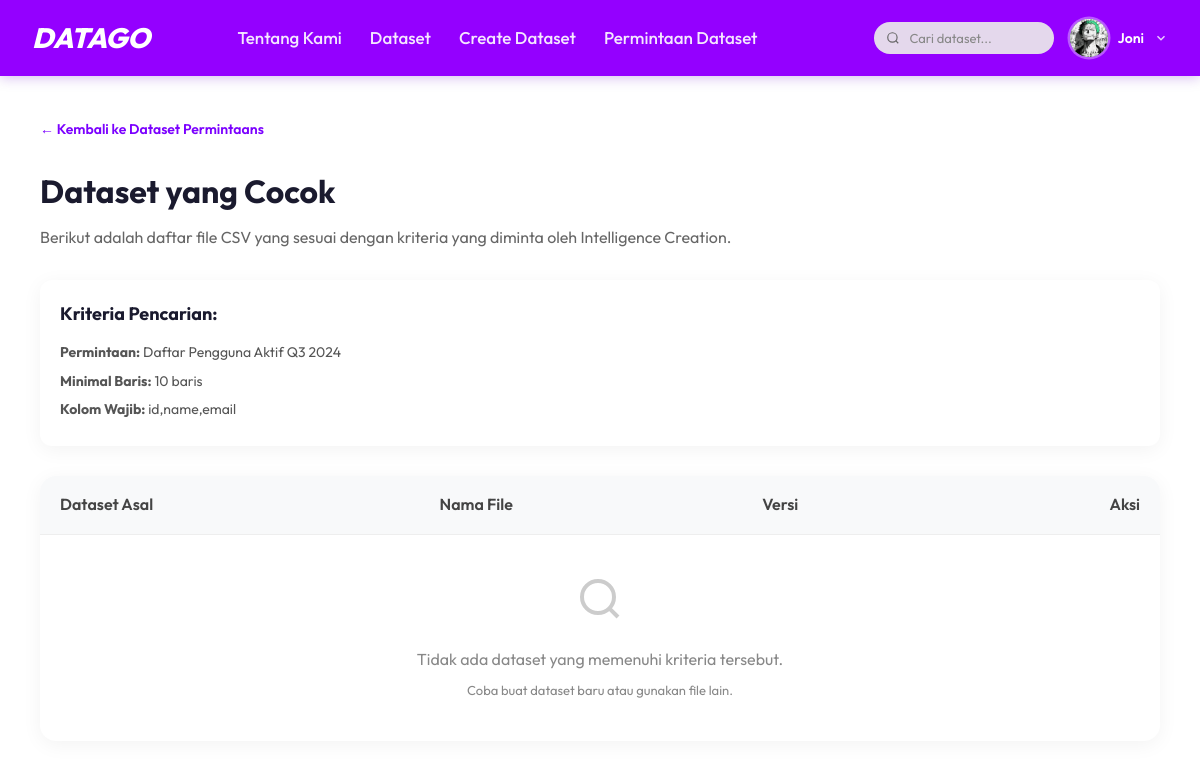
The app's page /requests/4/match/ (signed in) with its own data.
### core/models.py (models this page shows, shortened)
class DatasetRequest(models.Model):
    STATUS_CHOICES = [
        ('PENDING', 'Pending'),
        ('IN_PROGRESS', 'In Progress'),
        ('COMPLETED', 'Completed'),
        ('REJECTED', 'Rejected'),
    ]
    URGENCY_CHOICES = [
        ('LOW', 'Low'),
        ('NORMAL', 'Normal'),
        ('HIGH', 'High Priority'),
    ]
    title = models.CharField(max_length=255)
    description = models.TextField()
    urgency = models.CharField(max_length=20, choices=URGENCY_CHOICES, default='NORMAL')
    status = models.CharField(max_length=20, choices=STATUS_CHOICES, default='PENDING')
    result_file = models.FileField(upload_to='request_results/', null=True, blank=True)
    ic_contact_email = models.EmailField()
    min_rows = models.IntegerField(null=True, blank=True, help_text="Jumlah baris minimum (opsional)")
    required_columns = models.TextField(null=True, blank=True, help_text="Nama kolom yang harus ada, pisahkan dengan koma (opsional)")
    created_at = models.DateTimeField(auto_now_add=True)
    updated_at = models.DateTimeField(auto_now=True)

### core/views.py (the view)
# urls.py: path('requests/<int:pk>/match/', views.find_matching_datasets, name='find_matching_datasets'),
@login_required
def find_matching_datasets(request, pk):
    req = get_object_or_404(DatasetRequest, pk=pk)
    if req.status in ['COMPLETED', 'REJECTED']:
        messages.error(request, "Pencarian tidak tersedia untuk request yang sudah selesai.")
        return redirect('dataset_requests')
    required_cols = []
    if req.required_columns:
        required_cols = [c.strip().lower() for c in req.required_columns.split(',') if c.strip()]
    min_rows = req.min_rows or 0
    all_datasets = Dataset.objects.filter(Q(visibility='public') | Q(owner=request.user)).distinct()
    matching_files = []
    import csv
    for dataset in all_datasets:
        for dfile in dataset.files.all():
            if not dfile.file.name.lower().endswith('.csv'):
                continue
            try:
                row_count = 0
                has_cols = False
                with open(dfile.file.path, 'r', encoding='utf-8', errors='replace') as f:
                    reader = csv.reader(f)
                    try:
                        header = next(reader)
                        if header:
                            header_lower = [h.strip().lower() for h in header]
                            if all(rc in header_lower for rc in required_cols):
                                has_cols = True
                                if has_cols:
                                    for row in reader:
                                        row_count += 1
                                        if row_count >= min_rows:
                                            break
                    except StopIteration:
                        pass
                if has_cols and row_count >= min_rows:
                    matching_files.append(dfile)
            except Exception as e:
                pass
    context = {
        'req': req,
        'matching_files': matching_files,
        'profile_picture': request.user.profile.profile_picture if hasattr(request.user, 'profile') else None,
        'avatar_color': get_avatar_color(request),
    }
    return render(request, 'core/matching_datasets.html', context)

### core/views.py (called while the page is built)
def get_avatar_color(request):
    if 'avatar_color' not in request.session:
        request.session['avatar_color'] = random.choice(AVATAR_COLORS)
    return request.session['avatar_color']

### core/templates/core/matching_datasets.html (shortened to what this page needs)
{% extends 'core/base.html' %}
{% load static %}
{% block content %}
<div class="datasets-page" style="padding: 40px; max-width: 1200px; margin: 0 auto;">
    <div style="margin-bottom: 24px;">
        <a href="{% url 'dataset_requests' %}" style="text-decoration: none; color: #7B00FF; font-weight: 600; font-size: 14px;">&larr; Kembali ke Dataset Permintaans</a>
    </div>
    <h1 style="font-size: 32px; color: #1a1a2e; margin-bottom: 8px;">Dataset yang Cocok</h1>
    <p style="color: #666; margin-bottom: 30px; font-size: 16px;">Berikut adalah daftar file CSV yang sesuai dengan kriteria yang diminta oleh Intelligence Creation.</p>
    <div style="background: white; border-radius: 12px; padding: 20px; box-shadow: 0 4px 20px rgba(0,0,0,0.05); margin-bottom: 30px;">
        <h3 style="font-size: 18px; margin-bottom: 12px; color: #1a1a2e;">Kriteria Pencarian:</h3>
        <ul style="list-style: none; padding: 0; margin: 0; color: #555; font-size: 14px;">
            <li style="margin-bottom: 6px;"><strong>Permintaan:</strong> {{ req.title }}</li>
            {% if req.min_rows %}
            <li style="margin-bottom: 6px;"><strong>Minimal Baris:</strong> {{ req.min_rows }} baris</li>
            {% endif %}
            {% if req.required_columns %}
            <li style="margin-bottom: 6px;"><strong>Kolom Wajib:</strong> {{ req.required_columns }}</li>
            {% endif %}
        </ul>
    </div>
    <div style="background: white; border-radius: 16px; box-shadow: 0 4px 20px rgba(0,0,0,0.05); overflow: hidden;">
        <table style="width: 100%; border-collapse: collapse; text-align: left;">
            <thead style="background-color: #f8f9fa; border-bottom: 1px solid #eee;">
                <tr>
                    <th style="padding: 16px 20px; font-weight: 600; color: #444;">Dataset Asal</th>
                    <th style="padding: 16px 20px; font-weight: 600; color: #444;">Nama File</th>
                    <th style="padding: 16px 20px; font-weight: 600; color: #444;">Versi</th>
                    <th style="padding: 16px 20px; font-weight: 600; color: #444; text-align: right;">Aksi</th>
                </tr>
            </thead>
            <tbody>
                {% for dfile in matching_files %}
                <tr style="border-bottom: 1px solid #eee;">
                    <td style="padding: 20px;">
                        <a href="{% url 'dataset_detail' dfile.dataset.pk %}" style="font-weight: 600; color: #7B00FF; text-decoration: none;">{{ dfile.dataset.title }}</a>
                        <div style="font-size: 12px; color: #888; margin-top: 4px;">Pemilik: {{ dfile.dataset.owner.username }}</div>
                    </td>
                    <td style="padding: 20px; color: #444; font-size: 14px;">
                        {{ dfile.filename }}
                    </td>
                    <td style="padding: 20px;">
                        <span style="background: #f1f3f5; color: #555; padding: 4px 10px; border-radius: 20px; font-size: 12px; font-weight: 600;">{{ dfile.version_tag }}</span>
                    </td>
                    <td style="padding: 20px; text-align: right;">
                        <a href="{{ dfile.file.url }}" target="_blank" style="display: inline-block; padding: 8px 16px; background-color: #e6f9ee; color: #1a7a3f; text-decoration: none; border-radius: 8px; font-size: 13px; font-weight: 500;">Download File</a>
                    </td>
                </tr>
                {% empty %}
                <tr>
                    <td colspan="4" style="padding: 40px; text-align: center; color: #888;">
                        <svg viewBox="0 0 24 24" fill="none" stroke="currentColor" stroke-width="2" style="width: 48px; height: 48px; margin-bottom: 16px; color: #ccc;">
                            <circle cx="11" cy="11" r="8"></circle>
                            <line x1="21" y1="21" x2="16.65" y2="16.65"></line>
                        </svg>
                        <p style="font-size: 16px;">Tidak ada dataset yang memenuhi kriteria tersebut.</p>
                        <p style="font-size: 13px; margin-top: 8px;">Coba buat dataset baru atau gunakan file lain.</p>
                    </td>
                </tr>
                {% endfor %}
            </tbody>
        </table>
    </div>
</div>
{% endblock %}

### core/templates/core/base.html (shortened to what this page needs)
{% load static %}
<!DOCTYPE html>
<html lang="id">
<head>
    <link rel="stylesheet" href="{% static 'css/style.css' %}">
</head>
<body>
    <header class="app-header">
        <div class="header-container">
            <a href="{% url 'home' %}" class="logo">DATAGO</a>
            <nav class="nav-links">
                <a href="{% url 'about' %}"
                    class="{% if request.resolver_match.url_name == 'about' %}active{% endif %}">Tentang Kami</a>
                <a href="{% url 'datasets' %}"
                    class="{% if request.resolver_match.url_name == 'datasets' %}active{% endif %}">Dataset</a>
                <a href="{% url 'create_dataset' %}"
                    class="{% if request.resolver_match.url_name == 'create_dataset' %}active{% endif %}">Create
                    Dataset</a>
                <a href="{% url 'dataset_requests' %}"
                    class="{% if request.resolver_match.url_name == 'dataset_requests' %}active{% endif %}">Permintaan Dataset</a>
            </nav>
            <div class="header-actions">
                <div class="search-bar">
                    <input type="text" id="global-search-input" placeholder="Cari dataset..."
                           autocomplete="off">
                </div>
                {% if user.is_authenticated %}
                <div class="profile-wrapper" id="profileWrapper">
                    <div class="avatar-circle" style="background-color: {{ avatar_color }};" title="Menu profil">
                        {% if profile_picture %}
                            <img src="{{ profile_picture.url }}" alt="Profil" class="cp-avatar-img">
                        {% else %}
                            <svg class="avatar-icon" viewBox="0 0 24 24" fill="white"
                                 xmlns="http://www.w3.org/2000/svg">
                                <path d="M12 12C14.7614 12 17 9.76142 17 7C17 4.23858 14.7614 2 12 2C9.23858 2 7 4.23858 7 7C7 9.76142 9.23858 12 12 12Z"/>
                                <path d="M12 14C7.03 14 3 16.69 3 20V22H21V20C21 16.69 16.97 14 12 14Z"/>
                            </svg>
                        {% endif %}
                    </div>
                    <span class="profile-name">{{ user.first_name|default:user.username }}</span>
                    <svg class="profile-chevron" viewBox="0 0 24 24" fill="none" stroke="currentColor" stroke-width="2.5" xmlns="http://www.w3.org/2000/svg">
                        <polyline points="6 9 12 15 18 9"></polyline>
                    </svg>
                </div>
                {% else %}
                <a href="{% url 'signin' %}" class="btn-signin">Masuk / Sign Up</a>
                {% endif %}
            </div>
        </div>
    </header>
    <main class="main-content">
        {% block content %}
        {% endblock %}
    </main>
</body>
</html>

### core/static/css/style.css (style rules this page uses)
:root { --primary-color: #9400FF; --primary-hover: #7A00D6; --dark-purple: #1F003C; --light-bg: #FFFFFF; --card-bg-light: #E0E0E0; --card-border: rgba(0, 0, 0, 0.08); --text-dark: #000000; --text-muted: #555555; --text-white: #FFFFFF; --avatar-dark: #1A1A4E; --header-height: 76px; --max-width: 1200px; --border-radius-sm: 8px; --border-radius-md: 16px; --border-radius-lg: 32px; --transition-speed: 0.3s; --ease: cubic-bezier(0.4, 0, 0.2, 1); }
* { margin: 0; padding: 0; box-sizing: border-box; }
body { font-family: 'Outfit', sans-serif; background-color: var(--light-bg); color: var(--text-dark); line-height: 1.6; display: flex; flex-direction: column; min-height: 100vh; }
a { color: inherit; text-decoration: none; }
.app-header { background-color: var(--primary-color); color: var(--text-white); height: var(--header-height); display: flex; align-items: center; position: sticky; top: 0; z-index: 1000; box-shadow: 0 2px 12px rgba(100, 0, 200, 0.25); }
.header-container { width: 100%; max-width: var(--max-width); margin: 0 auto; padding: 0 32px; display: flex; justify-content: space-between; align-items: center; gap: 16px; }
.logo { font-size: 28px; font-weight: 800; letter-spacing: -0.5px; font-style: italic; transition: transform var(--transition-speed); }
.nav-links { display: flex; gap: 28px; align-items: center; flex: 1; margin-left: 72px; }
.nav-links a { font-size: 17px; font-weight: 500; opacity: 0.9; transition: opacity var(--transition-speed), transform var(--transition-speed); position: relative; padding: 4px 0; white-space: nowrap; }
.nav-links a::after { content: ''; position: absolute; bottom: 0; left: 0; width: 0; height: 2px; background-color: var(--text-white); transition: width var(--transition-speed); }
.header-actions { display: flex; align-items: center; gap: 16px; flex-shrink: 0; }
.search-bar { position: relative; display: flex; align-items: center; }
.search-bar input { background-color: rgba(235, 235, 235, 0.92); border: none; padding: 8px 16px 8px 36px; border-radius: var(--border-radius-lg); font-family: inherit; font-size: 13px; color: var(--text-dark); width: 180px; transition: width var(--transition-speed), background-color var(--transition-speed); }
.search-bar input::placeholder { color: #888; }
.profile-wrapper { display: flex; flex-direction: row; align-items: center; gap: 10px; cursor: pointer; position: relative; transition: opacity var(--transition-speed); user-select: none; }
.profile-chevron { width: 14px; height: 14px; color: rgba(255, 255, 255, 0.8); flex-shrink: 0; transition: transform var(--transition-speed) var(--ease); }
.profile-name { font-size: 14px; font-weight: 600; color: var(--text-white); white-space: nowrap; max-width: 140px; overflow: hidden; text-overflow: ellipsis; }
.avatar-circle { width: 38px; height: 38px; min-width: 38px; min-height: 38px; border-radius: 50%; overflow: hidden; background-color: #42A5F5; display: flex; align-items: center; justify-content: center; flex-shrink: 0; transition: transform var(--transition-speed), box-shadow var(--transition-speed); box-shadow: 0 0 0 2.5px rgba(255, 255, 255, 0.35); }
.main-content { flex-grow: 1; }
.cp-avatar-img { width: 100%; height: 100%; object-fit: cover; display: block; border-radius: 50%; }
.avatar-circle .cp-avatar-img { width: 44px; height: 44px; object-fit: cover; border-radius: 50%; display: block; }

### records on screen
DatasetRequest: title "Daftar Pengguna Aktif Q3 2024", min_rows "10", required_columns "id,name,email"

### other values on screen
{{ user.first_name|default:user.username }} "Joni"
